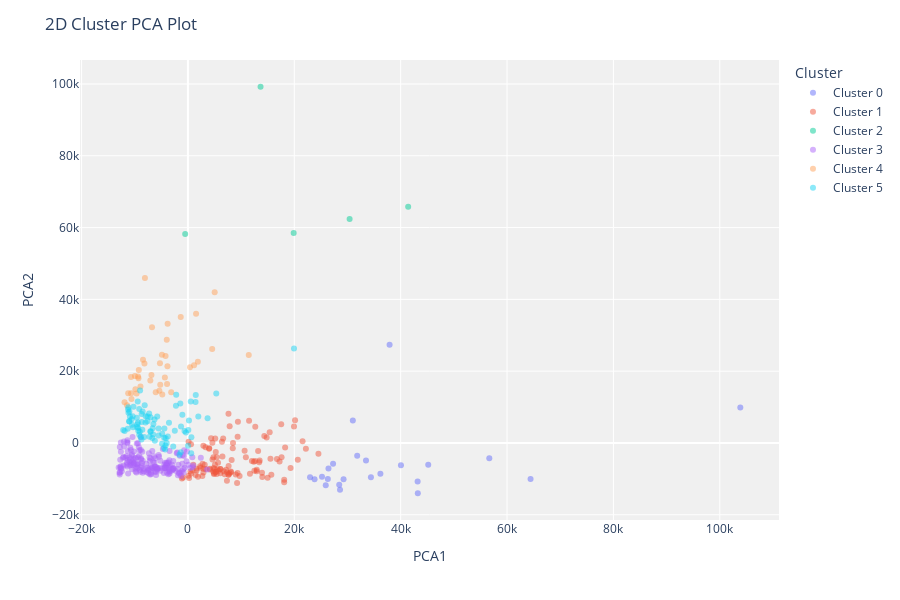
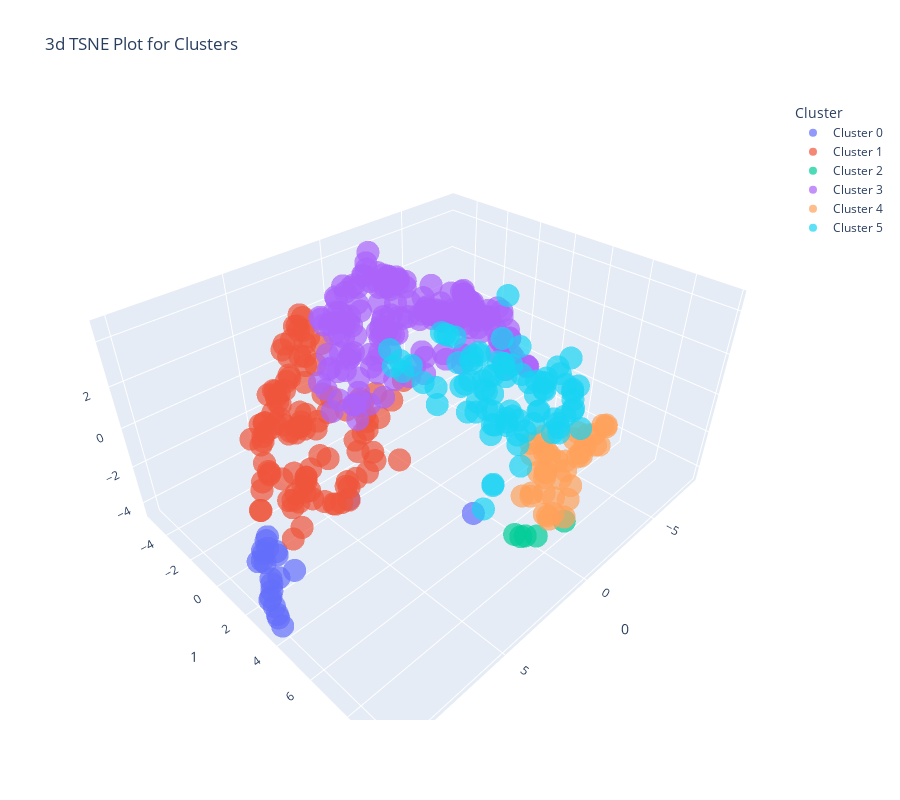

The notebook cell these images were saved under, in order:
### Code cell
for pt in plot_types: 
    plot_model(x, plot = pt)
